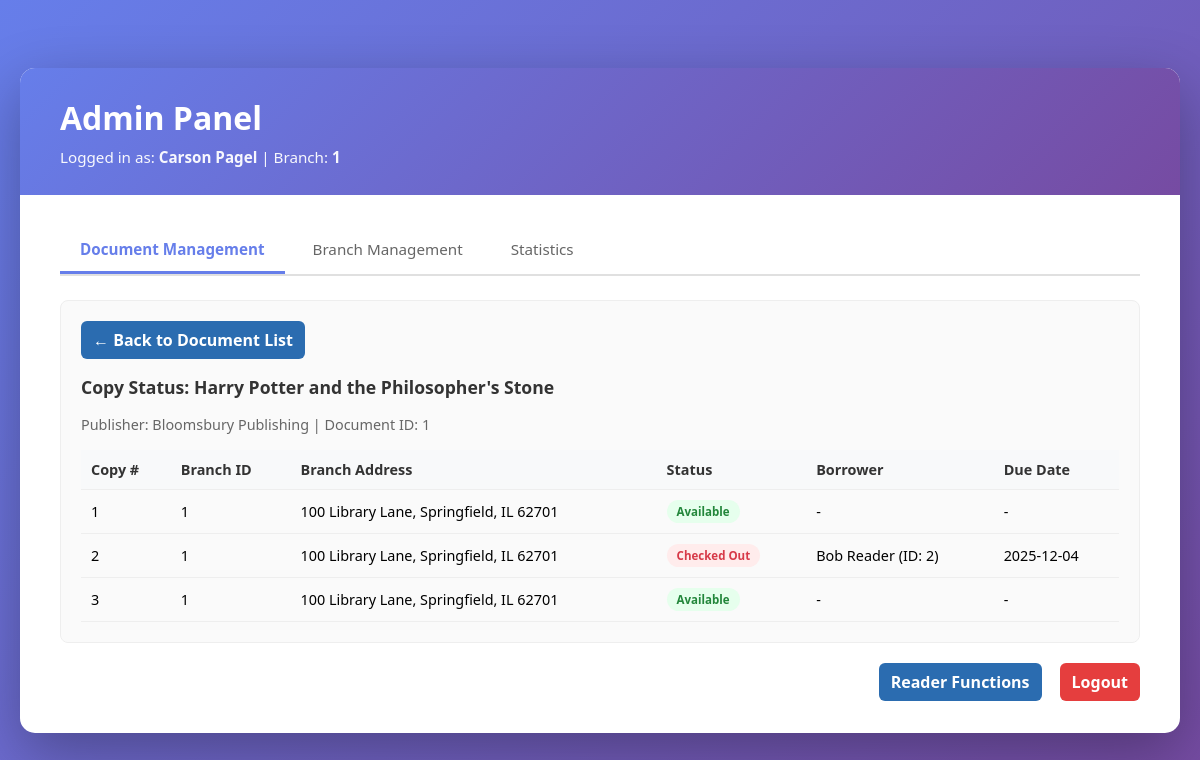
The app's page /admin.php?tab=docs&view=copies&view_copies=1 (signed in) with its own data.
### tables this page shows
CREATE TABLE `User` (
  `UserID` int(11) NOT NULL,
  `Address` text NOT NULL,
  `Password` varchar(30) NOT NULL,
  `is_admin` tinyint(1) NOT NULL DEFAULT 0,
  `firstname` varchar(30) DEFAULT NULL,
  `lastname` varchar(30) DEFAULT NULL
);

CREATE TABLE `Librarian` (
  `UserID` int(11) NOT NULL,
  `BranchID` int(11) NOT NULL,
  `StartDate` date NOT NULL
);

CREATE TABLE `Document` (
  `DocID` int(11) NOT NULL,
  `Title` varchar(1000) NOT NULL,
  `Publisher` varchar(1000) NOT NULL
);

CREATE TABLE `Copy` (
  `DocID` int(11) NOT NULL,
  `BranchID` int(11) NOT NULL,
  `CopyNum` smallint(6) NOT NULL,
  `UserID` int(11) DEFAULT NULL,
  `Date` date NOT NULL
);

CREATE TABLE `Lib_Branch` (
  `BranchID` int(1) NOT NULL,
  `Address` text NOT NULL,
  `PhoneNumber` char(10) NOT NULL
);

CREATE TABLE `Borrows` (
  `DocID` int(11) NOT NULL,
  `CopyNum` smallint(6) NOT NULL,
  `UserID` int(11) NOT NULL,
  `BorrowDate` date NOT NULL,
  `ReturnDate` date NOT NULL
);

### admin.php (the view, shortened to what this page needs)
<?php
include 'database.php';
$userID = $_SESSION['userid'];
$userQ = mysqli_query($conn, "SELECT firstname, lastname, is_admin FROM User WHERE UserID = '$userID'");
$userData = mysqli_fetch_assoc($userQ);
$branchID = null;
$libQ = mysqli_query($conn, "SELECT BranchID FROM Librarian WHERE UserID = '$userID'");
if (mysqli_num_rows($libQ) > 0) {
    $branchID = mysqli_fetch_assoc($libQ)['BranchID'];
}
function h($s) {
    return htmlspecialchars($s, ENT_QUOTES | ENT_SUBSTITUTE, 'UTF-8');
}
$currentTab = isset($_GET['tab']) ? $_GET['tab'] : 'docs';
$currentView = isset($_GET['view']) ? $_GET['view'] : 'list';
$docSearch = '';
$copyStatusDocID = null;
if (isset($_GET['view_copies'])) {
    $copyStatusDocID = intval($_GET['view_copies']);
    $currentTab = 'docs';
    $currentView = 'copies';
}
$documents = [];
$copyStatusData = null;
if ($currentView === 'copies' && $copyStatusDocID > 0) {
    $docQ = mysqli_query($conn, "SELECT Title, Publisher FROM Document WHERE DocID = '$copyStatusDocID'");
    $docInfo = mysqli_fetch_assoc($docQ);
    $sql = "SELECT c.CopyNum, c.BranchID, lb.Address AS BranchAddress, b.UserID AS BorrowerID,
            u.firstname, u.lastname, b.BorrowDate, b.ReturnDate
            FROM Copy c
            LEFT JOIN Lib_Branch lb ON c.BranchID = lb.BranchID
            LEFT JOIN Borrows b ON c.DocID = b.DocID AND c.CopyNum = b.CopyNum
            LEFT JOIN User u ON b.UserID = u.UserID
            WHERE c.DocID = '$copyStatusDocID'
            ORDER BY c.BranchID, c.CopyNum";
    $res = mysqli_query($conn, $sql);
    $copies = [];
    while ($row = mysqli_fetch_assoc($res)) { $copies[] = $row; }
    $copyStatusData = ['docInfo' => $docInfo, 'copies' => $copies, 'docID' => $copyStatusDocID];
}
?>
<!DOCTYPE html>
<html lang="en">
<head>
</head>
<body>
<div class="container">
    <div class="welcome-section">
        <h1>Admin Panel</h1>
        <div class="user-info">
            Logged in as: <strong><?= h($userData['firstname'] . " " . $userData['lastname']) ?></strong>
            <?php if ($branchID !== null): ?>
                | Branch: <strong><?= h($branchID) ?></strong>
            <?php endif; ?>
        </div>
    </div>
    <div class="content">
        <div class="tabs">
            <a href="?tab=docs" class="tab-link <?= $currentTab === 'docs' ? 'active' : '' ?>">Document Management</a>
            <a href="?tab=branch&subtab=binfo" class="tab-link <?= $currentTab === 'branch' ? 'active' : '' ?>">Branch Management</a>
            <a href="?tab=stats" class="tab-link <?= $currentTab === 'stats' ? 'active' : '' ?>">Statistics</a>
        </div>
        <?php if ($currentTab === 'docs'): ?>
            <?php if ($currentView === 'list'): ?>
                <div class="card">
                    <h3>Document Library</h3>
                    <p style="color: #666; font-size: 0.9em; margin-bottom: 12px;">Click on a document title to view copy status</p>
                    <form method="post" class="search-bar">
                        <input type="hidden" name="action" value="search_documents">
                        <input type="text" name="q" placeholder="Search by title, publisher, or document ID..." value="<?= h($docSearch) ?>">
                        <button type="submit" class="small">Search</button>
                    </form>
                    <table>
                        <thead>
                            <tr>
                                <th>ID</th>
                                <th>Title</th>
                                <th>Publisher</th>
                                <th>Copies Available</th>
                                <th>Add Copies</th>
                            </tr>
                        </thead>
                        <tbody>
                            <?php if (empty($documents)): ?>
                                <tr><td colspan="5" style="text-align:center; color:#999;">No documents found</td></tr>
                            <?php else: ?>
                                <?php foreach ($documents as $d): ?>
                                    <tr>
                                        <td><?= h($d['DocID']) ?></td>
                                        <td><a href="?tab=docs&view=copies&view_copies=<?= h($d['DocID']) ?>" style="color: #667eea; text-decoration: none; font-weight: 500;"><?= h($d['Title']) ?></a></td>
                                        <td><?= h($d['Publisher']) ?></td>
                                        <td><?= h($d['copies_available']) ?></td>
                                        <td>
                                            <form method="post" class="add-copies-form" style="display: inline-flex; align-items: center;">
                                                <input type="hidden" name="action" value="add_copies">
                                                <input type="hidden" name="docid" value="<?= h($d['DocID']) ?>">
                                                <input type="number" name="num" min="1" placeholder="#" required style="width: 60px;">
                                                <button type="submit" class="small">Add</button>
                                            </form>
                                        </td>
                                    </tr>
                                <?php endforeach; ?>
                            <?php endif; ?>
                        </tbody>
                    </table>
                </div>
            <?php elseif ($currentView === 'copies' && $copyStatusData): ?>
                <div class="card">
                    <a href="?tab=docs" class="button" style="margin-bottom: 16px;">
                        ← Back to Document List
                    </a>
                    <h3>Copy Status: <?= h($copyStatusData['docInfo']['Title']) ?></h3>
                    <div style="color: #666; font-size: 0.9em; margin-bottom: 16px;">
                        Publisher: <?= h($copyStatusData['docInfo']['Publisher']) ?> | Document ID: <?= h($copyStatusData['docID']) ?>
                    </div>
                    <?php if (empty($copyStatusData['copies'])): ?>
                        <p style="color: #999;">No copies found for this document.</p>
                    <?php else: ?>
                        <table>
                            <thead>
                                <tr>
                                    <th>Copy #</th>
                                    <th>Branch ID</th>
                                    <th>Branch Address</th>
                                    <th>Status</th>
                                    <th>Borrower</th>
                                    <th>Due Date</th>
                                </tr>
                            </thead>
                            <tbody>
                                <?php foreach ($copyStatusData['copies'] as $c): ?>
                                    <?php
                                    $isCheckedOut = $c['BorrowerID'] !== null;
                                    $statusBadge = $isCheckedOut
                                        ? '<span class="status-badge status-checked-out">Checked Out</span>'
                                        : '<span class="status-badge status-available">Available</span>';
                                    $borrower = $isCheckedOut
                                        ? h($c['firstname'] . ' ' . $c['lastname']) . ' (ID: ' . h($c['BorrowerID']) . ')'
                                        : '-';
                                    $dueDate = $isCheckedOut ? h($c['ReturnDate']) : '-';
                                    ?>
                                    <tr>
                                        <td><?= h($c['CopyNum']) ?></td>
                                        <td><?= h($c['BranchID']) ?></td>
                                        <td><?= h($c['BranchAddress']) ?></td>
                                        <td><?= $statusBadge ?></td>
                                        <td><?= $borrower ?></td>
                                        <td><?= $dueDate ?></td>
                                    </tr>
                                <?php endforeach; ?>
                            </tbody>
                        </table>
                    <?php endif; ?>
                </div>
            <?php endif; ?>
        <?php endif; ?>
        <div class="actions">
            <a href="member.php" class="button">Reader Functions</a>
            <a href="logout.php" class="button secondary" style="margin-left: 8px;">Logout</a>
        </div>
    </div>
</div>
</body>
</html>

### admin.php (style rules this page uses)
* { margin: 0; padding: 0; box-sizing: border-box; }
body { font-family: 'Segoe UI', Tahoma, Geneva, Verdana, sans-serif; background: linear-gradient(135deg, #667eea 0%, #764ba2 100%); min-height: 100vh; display: flex; flex-direction: column; align-items: center; justify-content: center; padding: 20px; }
.container { display: flex; flex-direction: column; width: 100%; max-width: 1200px; background: white; border-radius: 15px; box-shadow: 0 20px 60px rgba(0, 0, 0, 0.3); overflow: hidden; }
.welcome-section { padding: 28px 40px; background: linear-gradient(135deg, #667eea 0%, #764ba2 100%); color: white; }
.welcome-section h1 { font-size: 2em; font-weight: 700; margin-bottom: 8px; }
.user-info { font-size: 0.95em; opacity: 0.95; }
.content { padding: 32px 40px; }
.tabs { display: flex; gap: 8px; margin-bottom: 24px; border-bottom: 2px solid #e0e0e0; padding-bottom: 0; }
.tab-link { display: inline-block; padding: 12px 20px; background: transparent; color: #666; text-decoration: none; border-bottom: 3px solid transparent; font-size: 0.95em; font-weight: 500; transition: all 0.2s ease; }
.tab-link.active { color: #667eea; border-bottom-color: #667eea; font-weight: 600; }
.card { background: #fafafa; padding: 20px; border-radius: 8px; border: 1px solid #eee; margin-bottom: 20px; }
.card h3 { margin-bottom: 16px; color: #333; font-size: 1.1em; }
a.button { display: inline-block; padding: 8px 12px; background: #2b6cb0; color: #fff; border-radius: 6px; text-decoration: none; font-weight: 600; transition: transform 0.2s ease; }
a.button.secondary { background: #e53e3e; }
table { width: 100%; border-collapse: collapse; margin-top: 10px; font-size: 0.9rem; }
th, td { padding: 10px; border-bottom: 1px solid #eee; text-align: left; }
th { background: #f8f9fa; font-weight: 600; color: #333; }
.status-badge { display: inline-block; padding: 4px 10px; border-radius: 12px; font-size: 0.8em; font-weight: 600; }
.status-available { background: #e6ffed; color: #22863a; }
.status-checked-out { background: #ffecec; color: #d73a49; }
.actions { margin-top: 20px; display: flex; gap: 10px; justify-content: flex-end; }

### records on screen
user: firstname+lastname "Carson Pagel"
librarian: BranchID "1"
document: Title "Harry Potter and the Philosopher's Stone", Publisher "Bloomsbury Publishing"
copy: CopyNum "1", BranchID "1", BranchID.Address "100 Library Lane, Springfield, IL 62701", shows "Available", borrower "-", dueDate "-"
copy: CopyNum "2", BranchID "1", BranchID.Address "100 Library Lane, Springfield, IL 62701", shows "Checked Out", borrows.UserID "Bob Reader (ID: 2)", borrows.ReturnDate "2025-12-04"
copy: CopyNum "3", BranchID "1", BranchID.Address "100 Library Lane, Springfield, IL 62701", shows "Available", borrower "-", dueDate "-"

### other values on screen
$copyStatusData['docID'] "1"
